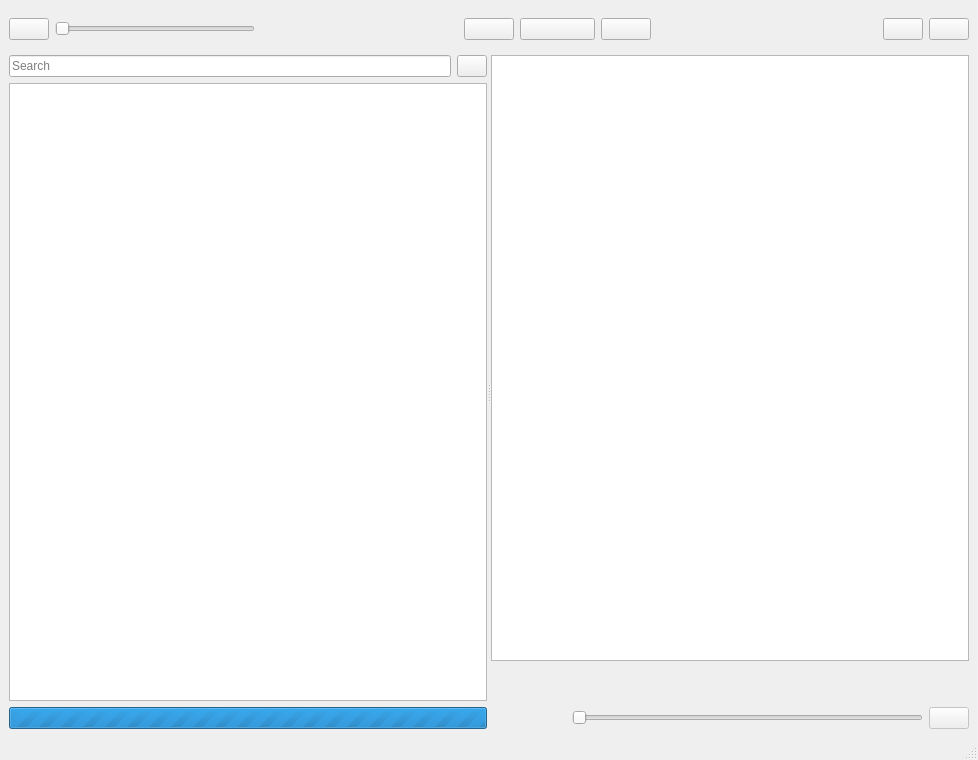
<?xml version="1.0" encoding="UTF-8"?>
<ui version="4.0">
 <class>Form1</class>
 <widget class="QMainWindow" name="Form1">
  <property name="geometry">
   <rect>
    <x>0</x>
    <y>0</y>
    <width>978</width>
    <height>760</height>
   </rect>
  </property>
  <property name="windowTitle">
   <string>Form1</string>
  </property>
  <property name="windowIcon">
   <iconset resource="Form1.qrc">
    <normaloff>:/icons/Form1.png</normaloff>:/icons/Form1.png</iconset>
  </property>
  <widget class="QWidget" name="centralwidget">
   <layout class="QVBoxLayout" name="verticalLayout_3" stretch="0,1">
    <item>
     <widget class="QWidget" name="widget" native="true">
      <layout class="QHBoxLayout" name="horizontalLayout" stretch="0,0,0,0,0,0,0,0,0">
       <property name="leftMargin">
        <number>0</number>
       </property>
       <property name="rightMargin">
        <number>0</number>
       </property>
       <item>
        <widget class="QPushButton" name="SettingsButton">
         <property name="toolTip">
          <string>Setting</string>
         </property>
         <property name="text">
          <string/>
         </property>
         <property name="icon">
          <iconset resource="Form1.qrc">
           <normaloff>:/icons/icons/settings.png</normaloff>:/icons/icons/settings.png</iconset>
         </property>
        </widget>
       </item>
       <item>
        <widget class="QSlider" name="VolumeSlider">
         <property name="maximumSize">
          <size>
           <width>200</width>
           <height>16777215</height>
          </size>
         </property>
         <property name="maximum">
          <number>100</number>
         </property>
         <property name="singleStep">
          <number>5</number>
         </property>
         <property name="orientation">
          <enum>Qt::Horizontal</enum>
         </property>
        </widget>
       </item>
       <item>
        <spacer name="horizontalSpacer">
         <property name="orientation">
          <enum>Qt::Horizontal</enum>
         </property>
         <property name="sizeHint" stdset="0">
          <size>
           <width>40</width>
           <height>20</height>
          </size>
         </property>
        </spacer>
       </item>
       <item>
        <widget class="QPushButton" name="PrevTrackButton">
         <property name="minimumSize">
          <size>
           <width>50</width>
           <height>0</height>
          </size>
         </property>
         <property name="toolTip">
          <string>Previous Track</string>
         </property>
         <property name="text">
          <string/>
         </property>
         <property name="icon">
          <iconset resource="Form1.qrc">
           <normaloff>:/icons/icons/prev.png</normaloff>:/icons/icons/prev.png</iconset>
         </property>
        </widget>
       </item>
       <item>
        <widget class="QPushButton" name="PlayPauseButton">
         <property name="minimumSize">
          <size>
           <width>75</width>
           <height>0</height>
          </size>
         </property>
         <property name="toolTip">
          <string>Play / Pause</string>
         </property>
         <property name="text">
          <string/>
         </property>
         <property name="icon">
          <iconset resource="Form1.qrc">
           <normaloff>:/icons/icons/play.png</normaloff>:/icons/icons/play.png</iconset>
         </property>
        </widget>
       </item>
       <item>
        <widget class="QPushButton" name="NextTrackButton">
         <property name="minimumSize">
          <size>
           <width>50</width>
           <height>0</height>
          </size>
         </property>
         <property name="toolTip">
          <string>Next Track</string>
         </property>
         <property name="text">
          <string/>
         </property>
         <property name="icon">
          <iconset resource="Form1.qrc">
           <normaloff>:/icons/icons/next.png</normaloff>:/icons/icons/next.png</iconset>
         </property>
        </widget>
       </item>
       <item>
        <spacer name="horizontalSpacer_2">
         <property name="orientation">
          <enum>Qt::Horizontal</enum>
         </property>
         <property name="sizeHint" stdset="0">
          <size>
           <width>226</width>
           <height>20</height>
          </size>
         </property>
        </spacer>
       </item>
       <item>
        <widget class="QPushButton" name="ShuffleButton">
         <property name="toolTip">
          <string>Shuffle Playlist</string>
         </property>
         <property name="text">
          <string/>
         </property>
         <property name="icon">
          <iconset resource="Form1.qrc">
           <normaloff>:/icons/icons/shuffle.png</normaloff>:/icons/icons/shuffle.png</iconset>
         </property>
         <property name="checkable">
          <bool>true</bool>
         </property>
        </widget>
       </item>
       <item>
        <widget class="QPushButton" name="LoopButton">
         <property name="toolTip">
          <string>Repeat Playlist</string>
         </property>
         <property name="text">
          <string/>
         </property>
         <property name="icon">
          <iconset resource="Form1.qrc">
           <normaloff>:/icons/icons/repeat.png</normaloff>:/icons/icons/repeat.png</iconset>
         </property>
         <property name="checkable">
          <bool>true</bool>
         </property>
        </widget>
       </item>
      </layout>
     </widget>
    </item>
    <item>
     <widget class="QSplitter" name="MainSplitter">
      <property name="orientation">
       <enum>Qt::Horizontal</enum>
      </property>
      <property name="childrenCollapsible">
       <bool>false</bool>
      </property>
      <widget class="QWidget" name="layoutWidget">
       <layout class="QVBoxLayout" name="verticalLayout_2">
        <item>
         <layout class="QHBoxLayout" name="horizontalLayout_3">
          <item>
           <widget class="QLineEdit" name="SearchLine">
            <property name="placeholderText">
             <string>Search</string>
            </property>
           </widget>
          </item>
          <item>
           <widget class="QPushButton" name="ClearSearchButton">
            <property name="maximumSize">
             <size>
              <width>30</width>
              <height>16777215</height>
             </size>
            </property>
            <property name="text">
             <string/>
            </property>
            <property name="icon">
             <iconset resource="Form1.qrc">
              <normaloff>:/icons/icons/clear.png</normaloff>:/icons/icons/clear.png</iconset>
            </property>
           </widget>
          </item>
         </layout>
        </item>
        <item>
         <widget class="QListView" name="PlaylistsView">
          <property name="editTriggers">
           <set>QAbstractItemView::EditKeyPressed</set>
          </property>
          <property name="uniformItemSizes">
           <bool>true</bool>
          </property>
         </widget>
        </item>
        <item>
         <widget class="QProgressBar" name="BusyProgress">
          <property name="maximumSize">
           <size>
            <width>16777215</width>
            <height>16777215</height>
           </size>
          </property>
          <property name="maximum">
           <number>0</number>
          </property>
          <property name="value">
           <number>-1</number>
          </property>
          <property name="textVisible">
           <bool>false</bool>
          </property>
          <property name="format">
           <string/>
          </property>
         </widget>
        </item>
       </layout>
      </widget>
      <widget class="QWidget" name="layoutWidget">
       <layout class="QVBoxLayout" name="verticalLayout" stretch="0,0,0,0">
        <item>
         <widget class="TrackListView" name="TracksView"/>
        </item>
        <item>
         <widget class="QLabel" name="ArtistLabel">
          <property name="text">
           <string/>
          </property>
         </widget>
        </item>
        <item>
         <widget class="QLabel" name="SongLabel">
          <property name="text">
           <string/>
          </property>
         </widget>
        </item>
        <item>
         <layout class="QHBoxLayout" name="horizontalLayout_2">
          <item>
           <widget class="QLabel" name="TrackTimeLabel">
            <property name="sizePolicy">
             <sizepolicy hsizetype="Preferred" vsizetype="Preferred">
              <horstretch>0</horstretch>
              <verstretch>0</verstretch>
             </sizepolicy>
            </property>
            <property name="minimumSize">
             <size>
              <width>75</width>
              <height>0</height>
             </size>
            </property>
            <property name="text">
             <string/>
            </property>
           </widget>
          </item>
          <item>
           <widget class="QSlider" name="TrackPositionSlider">
            <property name="enabled">
             <bool>false</bool>
            </property>
            <property name="maximum">
             <number>1000</number>
            </property>
            <property name="tracking">
             <bool>true</bool>
            </property>
            <property name="orientation">
             <enum>Qt::Horizontal</enum>
            </property>
           </widget>
          </item>
          <item>
           <widget class="QPushButton" name="ShowSongButton">
            <property name="enabled">
             <bool>false</bool>
            </property>
            <property name="toolTip">
             <string>Jump to playing track</string>
            </property>
            <property name="text">
             <string/>
            </property>
            <property name="icon">
             <iconset resource="Form1.qrc">
              <normaloff>:/icons/icons/jumpto.png</normaloff>:/icons/icons/jumpto.png</iconset>
            </property>
           </widget>
          </item>
         </layout>
        </item>
       </layout>
      </widget>
     </widget>
    </item>
   </layout>
  </widget>
  <widget class="QStatusBar" name="statusbar"/>
 </widget>
 <customwidgets>
  <customwidget>
   <class>TrackListView</class>
   <extends>QTreeView</extends>
   <header>tracklistview.h</header>
  </customwidget>
 </customwidgets>
 <resources>
  <include location="Form1.qrc"/>
 </resources>
 <connections/>
</ui>
